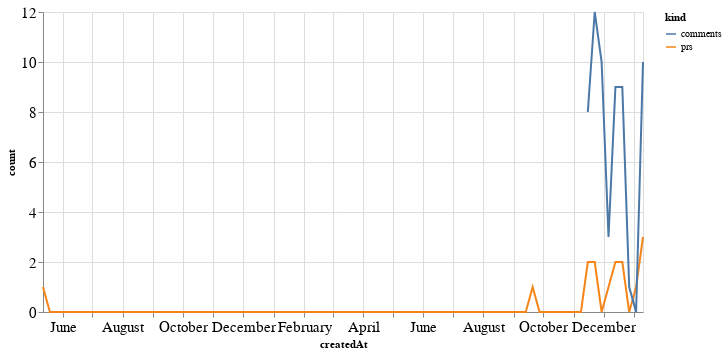

The cell this chart's notebook holds for it:
### Code cell
alt.Chart(total_time, width=600).mark_line().encode(
    x='createdAt',
    y='count',
    color='kind'
)

### Figure 1 — Vega-Lite specification as saved in the notebook (floating-point values rounded to 4 significant figures; data arrays with more than 128 entries replaced by an {"elided": "..."} marker saying what was removed)
{"config": {"axisLeft": {"labelFontSize": 15}, "axisBottom": {"labelFontSize": 15}}, "data": {"name": "data-5f5876525899db4b902be3d86e2d35b6"}, "mark": "line", "encoding": {"color": {"type": "nominal", "field": "kind"}, "x": {"type": "temporal", "field": "createdAt"}, "y": {"type": "quantitative", "field": "count"}}, "width": 600, "$schema": "https://vega.github.io/schema/vega-lite/v4.8.1.json", "datasets": {"data-5f5876525899db4b902be3d86e2d35b6": {"elided": "176 records"}}}
